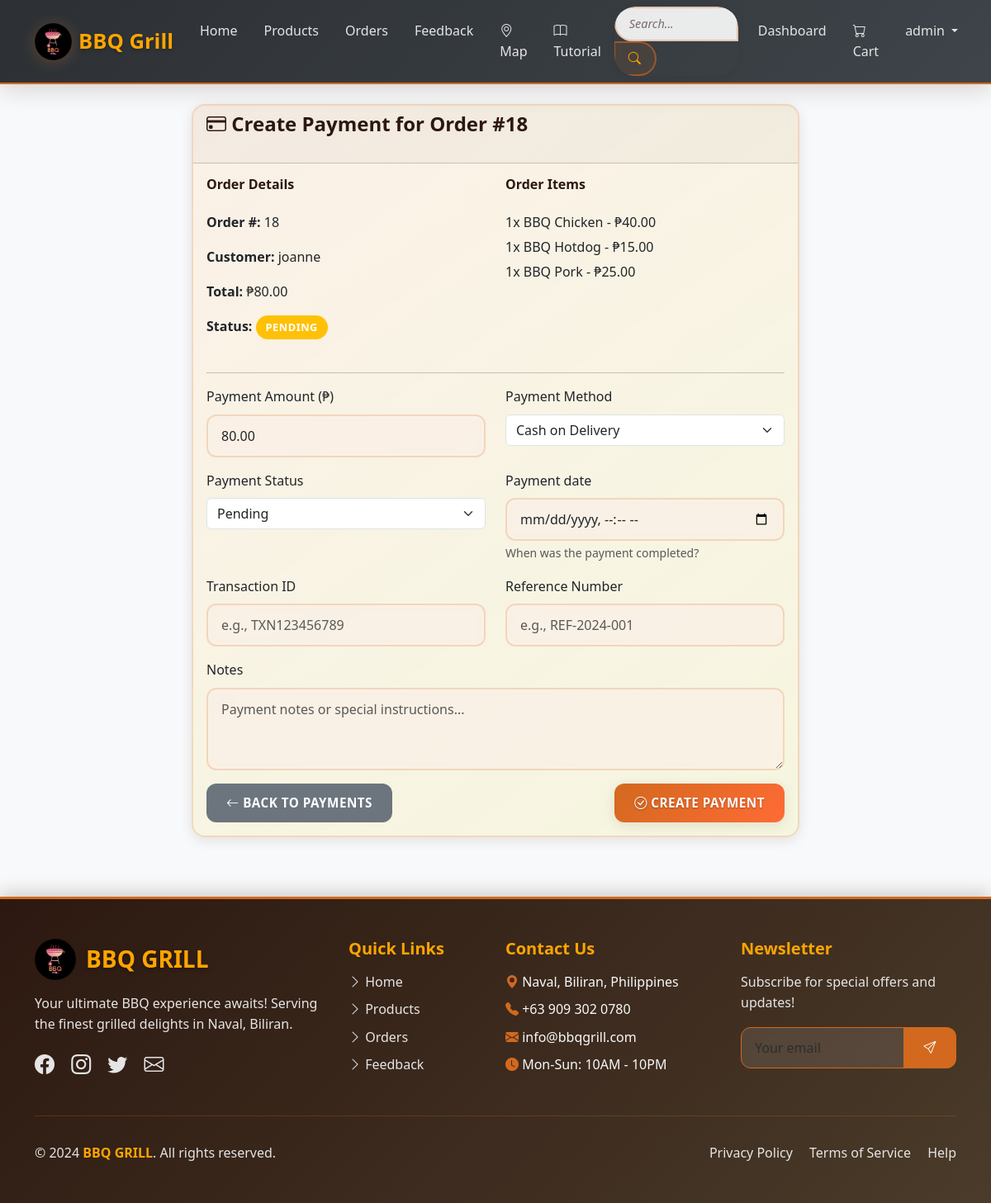
The app's page /management/payments/create/18/ (signed in) with its own data.
### core/models.py (models this page shows, shortened)
class Order(models.Model):
    STATUS_CHOICES = [
        ('pending', 'Pending'),
        ('processing', 'Processing'),
        ('out_for_delivery', 'Out for Delivery'),
        ('completed', 'Completed'),
        ('cancelled', 'Cancelled'),
    ]
    customer = models.ForeignKey(User, on_delete=models.CASCADE)
    total_amount = models.DecimalField(max_digits=10, decimal_places=2)
    status = models.CharField(max_length=20, choices=STATUS_CHOICES, default='pending')
    notes = models.TextField(blank=True)
    delivery_address = models.TextField(blank=True, help_text="Full delivery address")
    delivery_latitude = models.FloatField(null=True, blank=True, help_text="Delivery location latitude")
    delivery_longitude = models.FloatField(null=True, blank=True, help_text="Delivery location longitude")
    delivery_barangay = models.CharField(max_length=100, blank=True, help_text="Barangay/District in Naval")
    created_at = models.DateTimeField(auto_now_add=True)
    updated_at = models.DateTimeField(auto_now=True)
    class Meta:
        ordering = ['-created_at']
    def get_status_display(self):
        return dict(self.STATUS_CHOICES)[self.status]

class OrderItem(models.Model):
    order = models.ForeignKey(Order, on_delete=models.CASCADE, related_name='items')
    product = models.ForeignKey(Product, on_delete=models.CASCADE)
    quantity = models.PositiveIntegerField(default=1)
    price = models.DecimalField(max_digits=8, decimal_places=2)
    @property
    def total_price(self):
        return self.quantity * self.price

class Product(models.Model):
    name = models.CharField(max_length=120)
    description = models.TextField(blank=True)
    price = models.DecimalField(max_digits=8, decimal_places=2)
    image = models.ImageField(upload_to='products/', blank=True, null=True)
    stock_quantity = models.PositiveIntegerField(default=0, help_text="Available stock quantity")
    is_active = models.BooleanField(default=True)
    created_at = models.DateTimeField(auto_now_add=True)
    updated_at = models.DateTimeField(auto_now=True)
    class Meta:
        ordering = ['name']

### core/views.py (the view)
# urls.py: path("management/payments/create/<int:order_id>/", views.admin_payment_create, name="admin_payment_create"),
@user_passes_test(lambda u: u.is_staff)
def admin_payment_create(request: HttpRequest, order_id: int) -> HttpResponse:
    order = get_object_or_404(Order, pk=order_id)
    if request.method == 'POST':
        form = PaymentForm(request.POST)
        if form.is_valid():
            payment = form.save(commit=False)
            payment.order = order
            payment.customer = order.customer
            payment.processed_by = request.user
            payment.save()
            log_user_activity(
                order.customer,
                'payment_initiated',
                f'Payment #{payment.id} created for Order #{order.id} - ₱{payment.amount} via {payment.get_payment_method_display()}',
                request
            )
            messages.success(request, f'Payment #{payment.id} created successfully!')
            return redirect('admin_payment_list')
    else:
        form = PaymentForm(initial={'amount': order.total_amount})
    context = {
        'form': form,
        'order': order,
        'title': f'Create Payment for Order #{order.id}'
    }
    return render(request, 'core/payment_form.html', context)

### templates/core/payment_form.html (shortened to what this page needs)
{% extends 'base.html' %}
{% load crispy_forms_tags %}
{% block content %}
<div class="row justify-content-center">
    <div class="col-md-8">
        <div class="card">
            <div class="card-header">
                <h4><i class="bi bi-credit-card"></i> {{ title }}</h4>
            </div>
            <div class="card-body">
                {% if order %}
                    <div class="row mb-4">
                        <div class="col-md-6">
                            <h6>Order Details</h6>
                            <p><strong>Order #:</strong> {{ order.id }}</p>
                            <p><strong>Customer:</strong> {{ order.customer.username }}</p>
                            <p><strong>Total:</strong> ₱{{ order.total_amount }}</p>
                            <p><strong>Status:</strong>
                                <span class="badge bg-{% if order.status == 'pending' %}warning{% elif order.status == 'processing' %}info{% elif order.status == 'completed' %}success{% else %}danger{% endif %}">
                                    {{ order.get_status_display }}
                                </span>
                            </p>
                        </div>
                        <div class="col-md-6">
                            <h6>Order Items</h6>
                            {% for item in order.items.all %}
                                <p class="mb-1">{{ item.quantity }}x {{ item.product.name }} - ₱{{ item.total_price }}</p>
                            {% endfor %}
                        </div>
                    </div>
                    <hr>
                {% endif %}
                <form method="post">
                    <div class="row">
                        <div class="col-md-6">
                            <div class="mb-3">
                                <label for="{{ form.amount.id_for_label }}" class="form-label">{{ form.amount.label }}</label>
                                {{ form.amount }}
                            </div>
                        </div>
                        <div class="col-md-6">
                            <div class="mb-3">
                                <label for="{{ form.payment_method.id_for_label }}" class="form-label">{{ form.payment_method.label }}</label>
                                {{ form.payment_method }}
                            </div>
                        </div>
                    </div>
                    <div class="row">
                        <div class="col-md-6">
                            <div class="mb-3">
                                <label for="{{ form.status.id_for_label }}" class="form-label">{{ form.status.label }}</label>
                                {{ form.status }}
                            </div>
                        </div>
                        <div class="col-md-6">
                            <div class="mb-3">
                                <label for="{{ form.payment_date.id_for_label }}" class="form-label">{{ form.payment_date.label }}</label>
                                {{ form.payment_date }}
                                <div class="form-text">{{ form.payment_date.help_text }}</div>
                            </div>
                        </div>
                    </div>
                    <div class="row">
                        <div class="col-md-6">
                            <div class="mb-3">
                                <label for="{{ form.transaction_id.id_for_label }}" class="form-label">{{ form.transaction_id.label }}</label>
                                {{ form.transaction_id }}
                            </div>
                        </div>
                        <div class="col-md-6">
                            <div class="mb-3">
                                <label for="{{ form.reference_number.id_for_label }}" class="form-label">{{ form.reference_number.label }}</label>
                                {{ form.reference_number }}
                            </div>
                        </div>
                    </div>
                    <div class="mb-3">
                        <label for="{{ form.notes.id_for_label }}" class="form-label">{{ form.notes.label }}</label>
                        {{ form.notes }}
                    </div>
                    <div class="d-flex justify-content-between">
                        <a href="{% url 'admin_payment_list' %}" class="btn btn-secondary">
                            <i class="bi bi-arrow-left"></i> Back to Payments
                        </a>
                        <button type="submit" class="btn btn-primary">
                            <i class="bi bi-check-circle"></i>
                            {% if payment %}Update Payment{% else %}Create Payment{% endif %}
                        </button>
                    </div>
                </form>
            </div>
        </div>
    </div>
</div>
{% endblock %}

### templates/base.html (shortened to what this page needs)
<!DOCTYPE html>
<html lang="en">
<head>
    <link href="https://cdn.jsdelivr.net/npm/bootstrap@5.3.0/dist/css/bootstrap.min.css" rel="stylesheet">
    <link href="https://cdn.jsdelivr.net/npm/bootstrap-icons@1.10.0/font/bootstrap-icons.css" rel="stylesheet">
    {% load static %}
    <link rel="stylesheet" href="{% static 'css/style.css' %}">
</head>
<body class="d-flex flex-column min-vh-100">
    <nav class="navbar navbar-expand-lg navbar-dark bg-dark">
        <div class="container">
            <a class="navbar-brand d-flex align-items-center" href="{% url 'home' %}">
                <img src="{% static 'image/logo bbq grill.png' %}" alt="BBQ Grill Logo" class="navbar-logo me-2">
                BBQ Grill
            </a>
            <div class="collapse navbar-collapse" id="navbarNav">
                <ul class="navbar-nav me-auto">
                    <li class="nav-item">
                        <a class="nav-link" href="{% url 'home' %}">Home</a>
                    </li>
                    <li class="nav-item">
                        <a class="nav-link" href="{% url 'product_list' %}">Products</a>
                    </li>
                    <li class="nav-item">
                        <a class="nav-link" href="{% url 'order_list' %}">Orders</a>
                    </li>
                    <li class="nav-item">
                        <a class="nav-link" href="{% url 'feedback' %}">Feedback</a>
                    </li>
                    <li class="nav-item">
                        <a class="nav-link" href="{% url 'map' %}"><i class="bi bi-geo-alt"></i> Map</a>
                    </li>
                    <li class="nav-item">
                        <a class="nav-link" href="{% url 'tutorial' %}"><i class="bi bi-book"></i> Tutorial</a>
                    </li>
                </ul>
                <div class="search-container me-2" style="position: relative;">
                    <form class="d-flex" method="get" action="{% url 'product_list' %}" role="search">
                        <div class="input-group">
                            <input
                                class="form-control"
                                type="search"
                                name="search"
                                id="navbar-search"
                                placeholder="Search..."
                                aria-label="Search"
                                value="{{ request.GET.search }}"
                                autocomplete="off"
                                style="min-width: 150px;">
                            <button class="btn btn-outline-light" type="submit">
                                <i class="bi bi-search"></i>
                            </button>
                        </div>
                    </form>
                </div>
                <ul class="navbar-nav">
                    {% if user.is_authenticated %}
                        <li class="nav-item">
                            <a class="nav-link" href="{% url 'dashboard' %}">Dashboard</a>
                        </li>
                        <li class="nav-item">
                            <a class="nav-link" href="{% url 'cart_view' %}">
                                <i class="bi bi-cart"></i> Cart
                            </a>
                        </li>
                        <li class="nav-item dropdown">
                            <a class="nav-link dropdown-toggle" href="#" role="button" data-bs-toggle="dropdown">
                                {{ user.username }}
                            </a>
                        </li>
                    {% endif %}
                </ul>
            </div>
        </div>
    </nav>
    <main class="container my-4 flex-grow-1">
        {% block content %}
        {% endblock %}
    </main>
    <footer class="bg-dark text-light py-5 mt-5">
        <div class="container">
            <div class="row g-4">
                <div class="col-lg-4 col-md-6">
                    <div class="d-flex align-items-center mb-3">
                        <img src="{% static 'image/logo bbq grill.png' %}" alt="BBQ Grill Logo" style="height: 50px; width: auto; margin-right: 12px;">
                        <h3 class="fw-bold mb-0" style="color: var(--bbq-gold); text-shadow: 0 2px 4px rgba(0, 0, 0, 0.3);">BBQ GRILL</h3>
                    </div>
                    <p class="mb-3" style="color: var(--bbq-ash);">Your ultimate BBQ experience awaits! Serving the finest grilled delights in Naval, Biliran.</p>
                    <div class="social-links">
                        <a href="#" class="text-light me-3" style="font-size: 1.5rem;"><i class="bi bi-facebook"></i></a>
                        <a href="#" class="text-light me-3" style="font-size: 1.5rem;"><i class="bi bi-instagram"></i></a>
                        <a href="#" class="text-light me-3" style="font-size: 1.5rem;"><i class="bi bi-twitter"></i></a>
                        <a href="#" class="text-light" style="font-size: 1.5rem;"><i class="bi bi-envelope"></i></a>
                    </div>
                </div>
                <div class="col-lg-2 col-md-6">
                    <h5 class="fw-bold mb-3" style="color: var(--bbq-gold);">Quick Links</h5>
                    <ul class="list-unstyled">
                        <li class="mb-2"><a href="{% url 'home' %}" class="text-light text-decoration-none"><i class="bi bi-chevron-right"></i> Home</a></li>
                        <li class="mb-2"><a href="{% url 'product_list' %}" class="text-light text-decoration-none"><i class="bi bi-chevron-right"></i> Products</a></li>
                        <li class="mb-2"><a href="{% url 'order_list' %}" class="text-light text-decoration-none"><i class="bi bi-chevron-right"></i> Orders</a></li>
                        <li class="mb-2"><a href="{% url 'feedback' %}" class="text-light text-decoration-none"><i class="bi bi-chevron-right"></i> Feedback</a></li>
                    </ul>
                </div>
                <div class="col-lg-3 col-md-6">
                    <h5 class="fw-bold mb-3" style="color: var(--bbq-gold);">Contact Us</h5>
                    <ul class="list-unstyled">
                        <li class="mb-2"><i class="bi bi-geo-alt-fill" style="color: var(--bbq-ember);"></i> Naval, Biliran, Philippines</li>
                        <li class="mb-2"><i class="bi bi-telephone-fill" style="color: var(--bbq-ember);"></i> +63 909 302 0780</li>
                        <li class="mb-2"><i class="bi bi-envelope-fill" style="color: var(--bbq-ember);"></i> info@bbqgrill.com</li>
                        <li class="mb-2"><i class="bi bi-clock-fill" style="color: var(--bbq-ember);"></i> Mon-Sun: 10AM - 10PM</li>
                    </ul>
                </div>
                <div class="col-lg-3 col-md-6">
                    <h5 class="fw-bold mb-3" style="color: var(--bbq-gold);">Newsletter</h5>
                    <p style="color: var(--bbq-ash);">Subscribe for special offers and updates!</p>
                    <div class="input-group mb-3">
                        <input type="email" class="form-control" placeholder="Your email" style="background: rgba(255,255,255,0.1); border: 1px solid var(--bbq-ember); color: white;">
                        <button class="btn" style="background: var(--bbq-ember); color: white;" type="button"><i class="bi bi-send"></i></button>
                    </div>
                </div>
            </div>
            <hr style="border-color: var(--bbq-ember); margin: 2rem 0;">
            <div class="row">
                <div class="col-md-6 text-center text-md-start">
                    <p class="mb-0" style="color: var(--bbq-ash);">&copy; 2024 <span class="fw-bold" style="color: var(--bbq-gold);">BBQ GRILL</span>. All rights reserved.</p>
                </div>
                <div class="col-md-6 text-center text-md-end">
                    <a href="#" class="text-light text-decoration-none me-3">Privacy Policy</a>
                    <a href="#" class="text-light text-decoration-none me-3">Terms of Service</a>
                    <a href="{% url 'tutorial' %}" class="text-light text-decoration-none">Help</a>
                </div>
            </div>
        </div>
    </footer>
</body>
</html>

### records on screen
Order: id "18", customer.username "joanne", total_amount "80.00", status "PENDING"
OrderItem: quantity "1", product.name "BBQ Chicken", total_price "40.00"
OrderItem: quantity "1", product.name "BBQ Hotdog", total_price "15.00"
OrderItem: quantity "1", product.name "BBQ Pork", total_price "25.00"

### other values on screen
{{ user.username }} "admin"
{{ title }} "Create Payment for Order #18"
